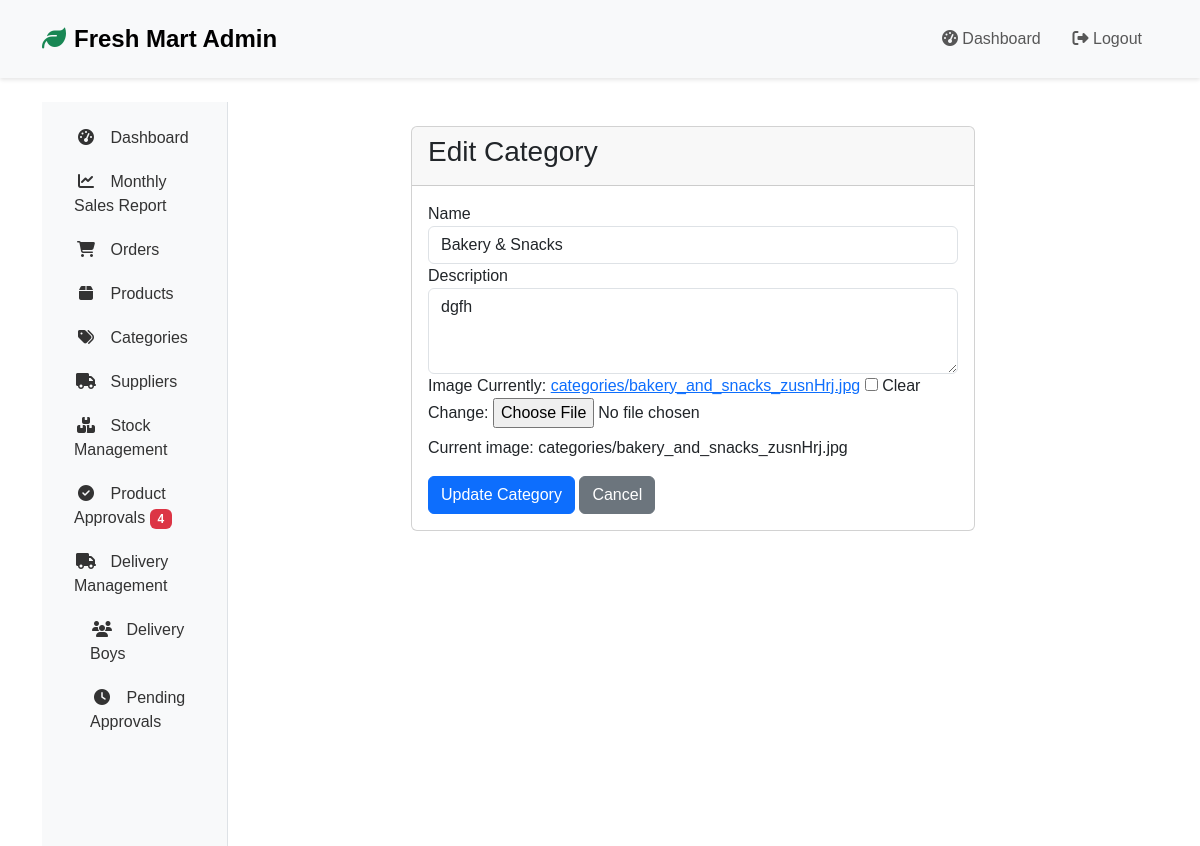
/store-admin/categories/1/ (signed in), run on the app's committed database.
### store/models.py (models this page shows, shortened)
class Category(models.Model):
    name = models.CharField(max_length=100)
    slug = models.SlugField(max_length=100, unique=True, blank=True)
    description = models.TextField(blank=True)
    image = models.ImageField(upload_to='category_images/', null=True, blank=True)
    created_at = models.DateTimeField(auto_now_add=True)
    updated_at = models.DateTimeField(auto_now=True)
    class Meta:
        verbose_name_plural = 'Categories'

### store/views.py (the view, shortened to what this page needs)
# urls.py: path('store-admin/categories/<int:category_id>/', views.edit_category, name='edit_category'),
@login_required
@user_passes_test(lambda u: u.is_superuser)
def edit_category(request, category_id):
    category = get_object_or_404(Category, id=category_id)
    if request.method == 'GET':
        form = CategoryForm(instance=category)
        return render(request, 'store/admin/edit_category.html', {
            'form': form,
            'category': category,
            'title': 'Edit Category'
        })
    return redirect('admin_categories')

### store/forms.py
class CategoryForm(forms.ModelForm):
    class Meta:
        model = Category
        fields = ['name', 'description', 'image']
        widgets = {
            'name': forms.TextInput(attrs={'class': 'form-control', 'placeholder': 'Enter category name'}),
            'description': forms.Textarea(attrs={'class': 'form-control', 'rows': 3, 'placeholder': 'Enter category description'}),
        }

### store/context_processors.py (called while the page is built)
def admin_context(request):
    context = {}
    if request.user.is_authenticated and request.user.is_staff:
        context['pending_products_count'] = Product.objects.filter(approval_status='pending').count()
    return context

### store/templates/store/admin/edit_category.html (shortened to what this page needs)
{% extends 'store/admin/base_admin.html' %}
{% load static %}
{% block admin_content %}
<div class="container mt-4">
    <div class="row">
        <div class="col-md-8 offset-md-2">
            <div class="card">
                <div class="card-header">
                    <h3>{{ title }}</h3>
                </div>
                <div class="card-body">
                    <form method="post" enctype="multipart/form-data">
                        <div class="form-group">
                            <label for="id_name">Name</label>
                            {{ form.name }}
                        </div>
                        <div class="form-group">
                            <label for="id_description">Description</label>
                            {{ form.description }}
                        </div>
                        <div class="form-group">
                            <label for="id_image">Image</label>
                            {{ form.image }}
                            {% if category.image %}
                            <p class="mt-2">Current image: {{ category.image.name }}</p>
                            {% endif %}
                        </div>
                        <div class="mt-3">
                            <button type="submit" class="btn btn-primary">Update Category</button>
                            <a href="{% url 'admin_categories' %}" class="btn btn-secondary">Cancel</a>
                        </div>
                    </form>
                </div>
            </div>
        </div>
    </div>
</div>
{% endblock %}

### static/css/style.css (style rules this page uses)
:root { --primary-color: #00b761; --secondary-color: #009951; --dark-color: #1a1a1a; --light-color: #f8f9fa; --transition: all 0.3s ease; }
body { font-family: 'Poppins', sans-serif; overflow-x: hidden; }

### data on the page
Category: name "Bakery & Snacks", description "dgfh", image.name "categories/bakery_and_snacks_zusnHrj.jpg"

### other printed values
{{ pending_products_count }} "4"
{{ title }} "Edit Category"
